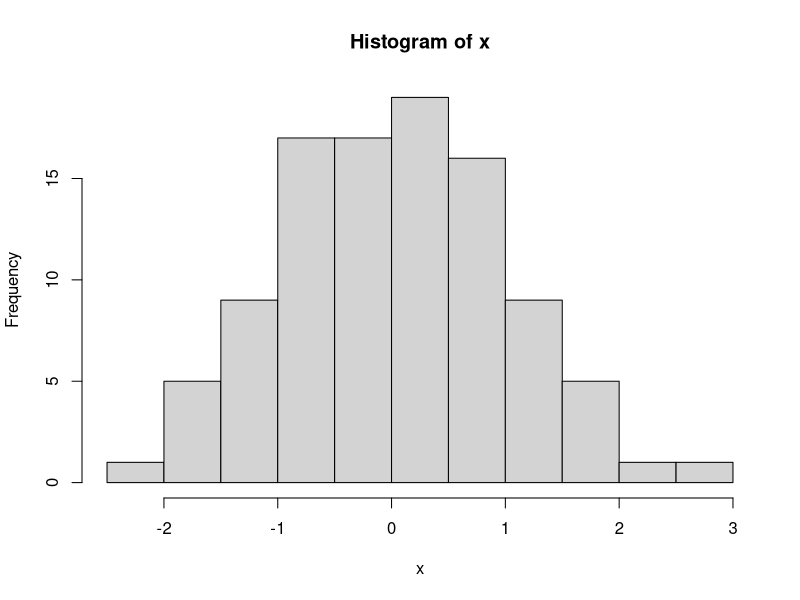
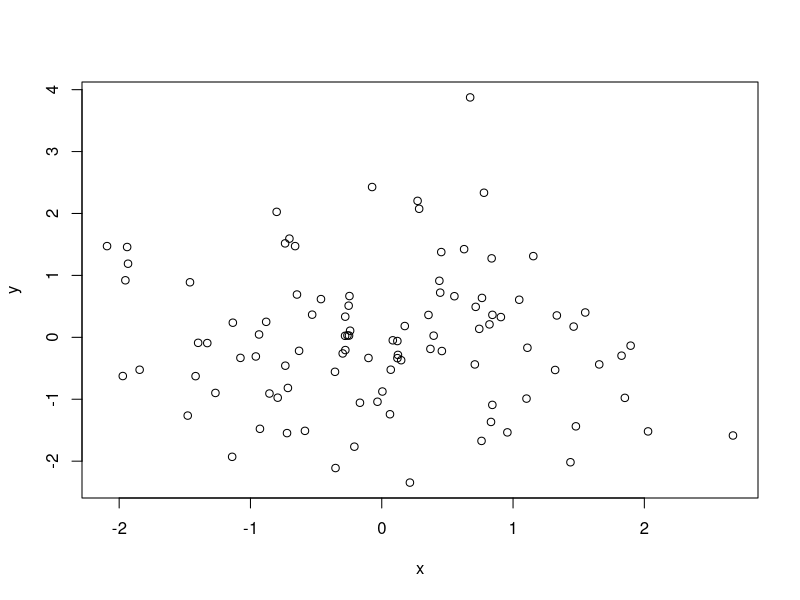
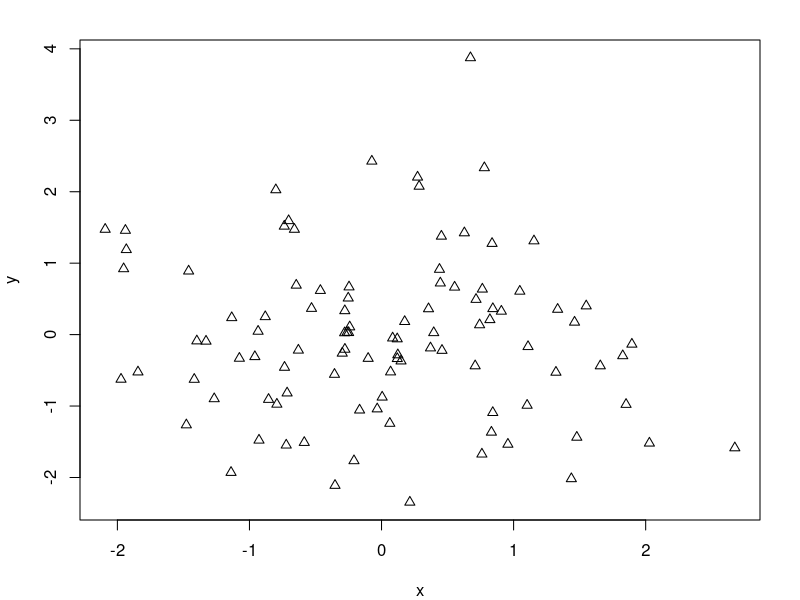
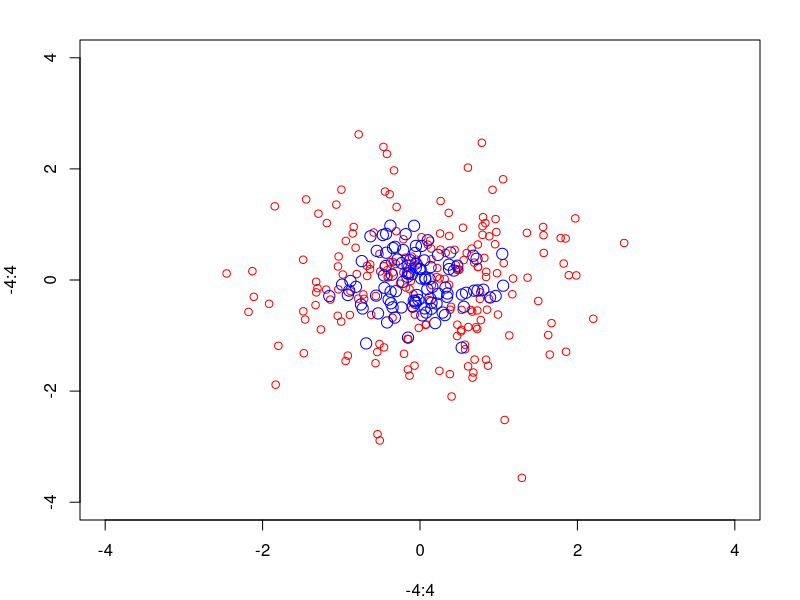
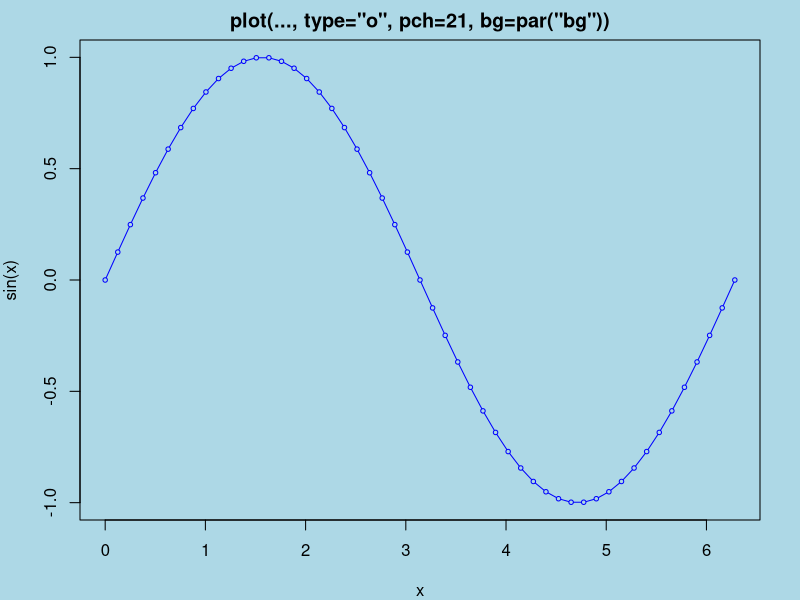
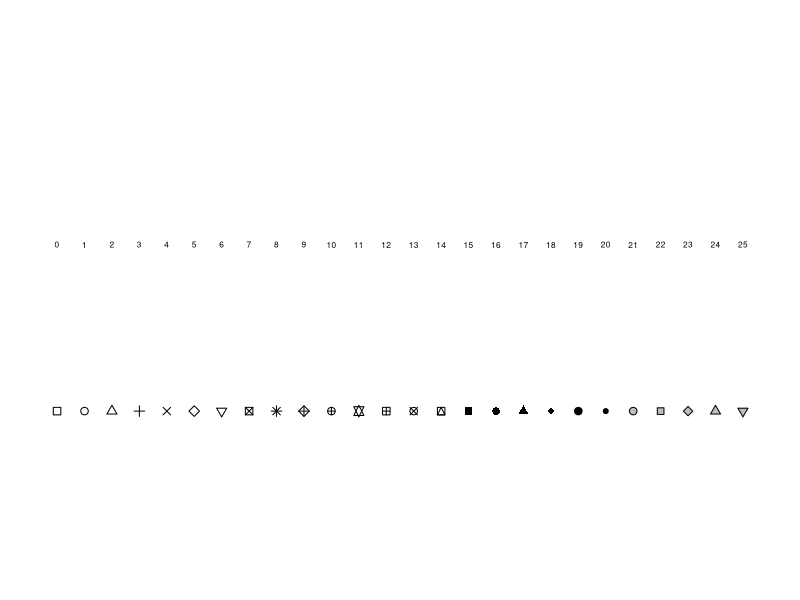
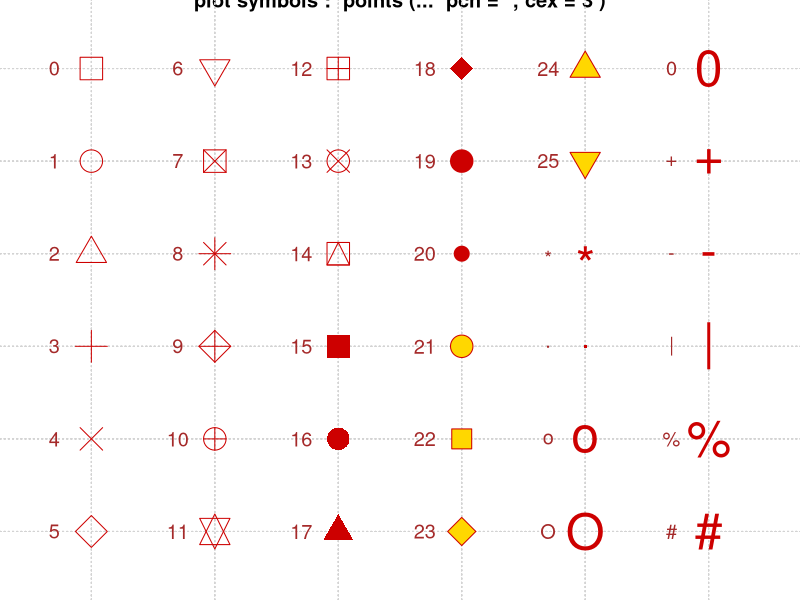
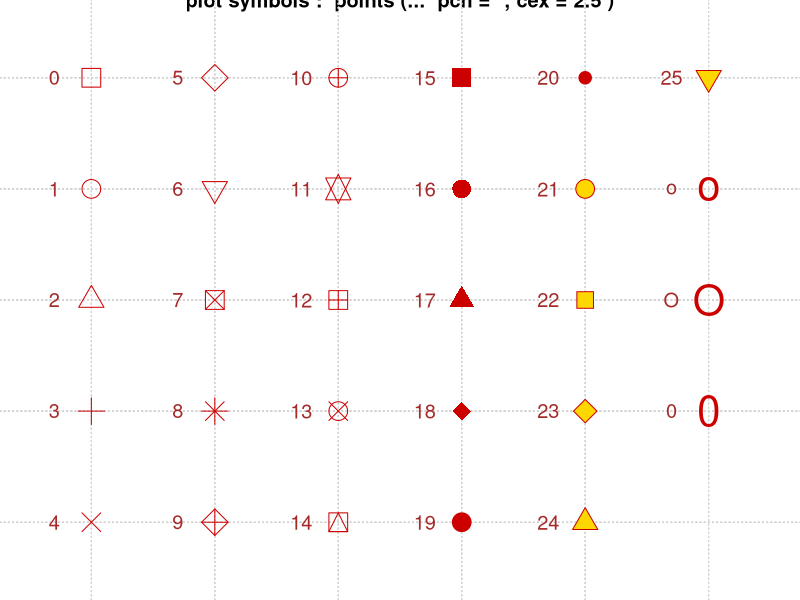

Write the R code that produced these figures, in order. (Note: this script raises an error after producing the figures.)
## plotting examples

x <- rnorm(100)
hist(x)


y <- rnorm(100)

plot(x, y)


## u can adjust the margins of the plot
par(mar = c(4, 4, 2, 2))
plot(x, y, pch = 2)  #replace circles by regtancles 

## ----------------------------------------------------- ##
## show list of set of capabilities of par
example(points)
points <- require(stats)
#points <- plot(-4:4, -4:4, type = "n")
points(rnorm(200), rnorm(200), col = 'red') 
###------------------------------- ############

## multiple subplots ..
z <- rnorm(100)
par(mfrow = c(2, 1))
plot(x, y, pch = 20)
plot(x, z, pch = 1)

## adjust margins
par(mfrow = c(2, 1))
per(mar = c(2, 2, 1, 1))
plot(x, y, pch = 20)
plot(x, z, pch = 1)


##########  creating groups of data ############
x <- rnorm(100)
y <- rnorm(100)

g <- gl(2, 50)
g <- gl(2, 50, labels = c("Males", "Females"))
str(g)
## setup the plot region 
plot(x, y, type = "n")  ## no data yet!

points(x[g == "Males"], y[g == "Males"], col = "green")  ## males data are plotted in green
points(x[g == "Females"], y[g == "Females"], col = "red")  ## males data are plotted in green
title("Males Vs Females")
